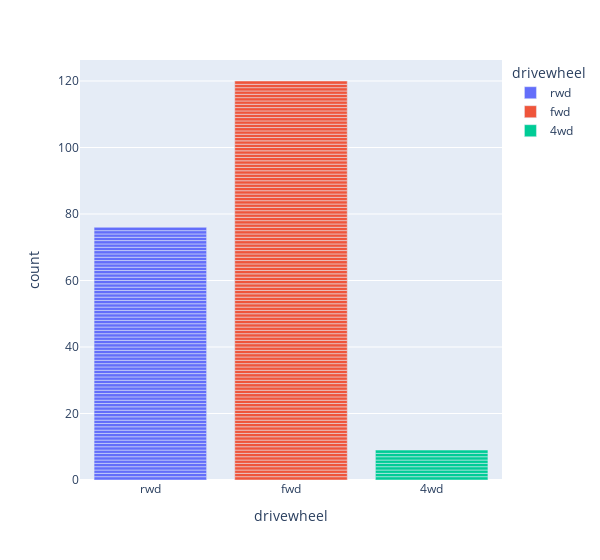

Write notebook code for a chart like this one.
### Code cell
px.bar(df, x='drivewheel',color='drivewheel',width=600)

### Figure 1 — Plotly figure (JSON) as saved in the notebook; plotly's stock layout.template omitted (floating-point values rounded to 4 significant figures)
{"data": [{"alignmentgroup": "True", "hovertemplate": "drivewheel=%{x}<br>count=%{y}<extra></extra>", "legendgroup": "rwd", "marker": {"color": "#636efa", "pattern": {"shape": ""}}, "name": "rwd", "offsetgroup": "rwd", "orientation": "v", "showlegend": true, "textposition": "auto", "type": "bar", "x": ["rwd", "rwd", "rwd", "rwd", "rwd", "rwd", "rwd", "rwd", "rwd", "rwd", "rwd", "rwd", "rwd", "rwd", "rwd", "rwd", "rwd", "rwd", "rwd", "rwd", "rwd", "rwd", "rwd", "rwd", "rwd", "rwd", "rwd", "rwd", "rwd", "rwd", "rwd", "rwd", "rwd", "rwd", "rwd", "rwd", "rwd", "rwd", "rwd", "rwd", "rwd", "rwd", "rwd", "rwd", "rwd", "rwd", "rwd", "rwd", "rwd", "rwd", "rwd", "rwd", "rwd", "rwd", "rwd", "rwd", "rwd", "rwd", "rwd", "rwd", "rwd", "rwd", "rwd", "rwd", "rwd", "rwd", "rwd", "rwd", "rwd", "rwd", "rwd", "rwd", "rwd", "rwd", "rwd", "rwd"], "xaxis": "x", "y": [1, 1, 1, 1, 1, 1, 1, 1, 1, 1, 1, 1, 1, 1, 1, 1, 1, 1, 1, 1, 1, 1, 1, 1, 1, 1, 1, 1, 1, 1, 1, 1, 1, 1, 1, 1, 1, 1, 1, 1, 1, 1, 1, 1, 1, 1, 1, 1, 1, 1, 1, 1, 1, 1, 1, 1, 1, 1, 1, 1, 1, 1, 1, 1, 1, 1, 1, 1, 1, 1, 1, 1, 1, 1, 1, 1], "yaxis": "y"}, {"alignmentgroup": "True", "hovertemplate": "drivewheel=%{x}<br>count=%{y}<extra></extra>", "legendgroup": "fwd", "marker": {"color": "#EF553B", "pattern": {"shape": ""}}, "name": "fwd", "offsetgroup": "fwd", "orientation": "v", "showlegend": true, "textposition": "auto", "type": "bar", "x": ["fwd", "fwd", "fwd", "fwd", "fwd", "fwd", "fwd", "fwd", "fwd", "fwd", "fwd", "fwd", "fwd", "fwd", "fwd", "fwd", "fwd", "fwd", "fwd", "fwd", "fwd", "fwd", "fwd", "fwd", "fwd", "fwd", "fwd", "fwd", "fwd", "fwd", "fwd", "fwd", "fwd", "fwd", "fwd", "fwd", "fwd", "fwd", "fwd", "fwd", "fwd", "fwd", "fwd", "fwd", "fwd", "fwd", "fwd", "fwd", "fwd", "fwd", "fwd", "fwd", "fwd", "fwd", "fwd", "fwd", "fwd", "fwd", "fwd", "fwd", "fwd", "fwd", "fwd", "fwd", "fwd", "fwd", "fwd", "fwd", "fwd", "fwd", "fwd", "fwd", "fwd", "fwd", "fwd", "fwd", "fwd", "fwd", "fwd", "fwd", "fwd", "fwd", "fwd", "fwd", "fwd", "fwd", "fwd", "fwd", "fwd", "fwd", "fwd", "fwd", "fwd", "fwd", "fwd", "fwd", "fwd", "fwd", "fwd", "fwd", "fwd", "fwd", "fwd", "fwd", "fwd", "fwd", "fwd", "fwd", "fwd", "fwd", "fwd", "fwd", "fwd", "fwd", "fwd", "fwd", "fwd", "fwd", "fwd", "fwd"], "xaxis": "x", "y": [1, 1, 1, 1, 1, 1, 1, 1, 1, 1, 1, 1, 1, 1, 1, 1, 1, 1, 1, 1, 1, 1, 1, 1, 1, 1, 1, 1, 1, 1, 1, 1, 1, 1, 1, 1, 1, 1, 1, 1, 1, 1, 1, 1, 1, 1, 1, 1, 1, 1, 1, 1, 1, 1, 1, 1, 1, 1, 1, 1, 1, 1, 1, 1, 1, 1, 1, 1, 1, 1, 1, 1, 1, 1, 1, 1, 1, 1, 1, 1, 1, 1, 1, 1, 1, 1, 1, 1, 1, 1, 1, 1, 1, 1, 1, 1, 1, 1, 1, 1, 1, 1, 1, 1, 1, 1, 1, 1, 1, 1, 1, 1, 1, 1, 1, 1, 1, 1, 1, 1], "yaxis": "y"}, {"alignmentgroup": "True", "hovertemplate": "drivewheel=%{x}<br>count=%{y}<extra></extra>", "legendgroup": "4wd", "marker": {"color": "#00cc96", "pattern": {"shape": ""}}, "name": "4wd", "offsetgroup": "4wd", "orientation": "v", "showlegend": true, "textposition": "auto", "type": "bar", "x": ["4wd", "4wd", "4wd", "4wd", "4wd", "4wd", "4wd", "4wd", "4wd"], "xaxis": "x", "y": [1, 1, 1, 1, 1, 1, 1, 1, 1], "yaxis": "y"}], "layout": {"barmode": "relative", "legend": {"title": {"text": "drivewheel"}, "tracegroupgap": 0}, "margin": {"t": 60}, "width": 600, "xaxis": {"anchor": "y", "categoryarray": ["rwd", "fwd", "4wd"], "categoryorder": "array", "domain": [0, 1], "title": {"text": "drivewheel"}}, "yaxis": {"anchor": "x", "domain": [0, 1], "title": {"text": "count"}}}}
